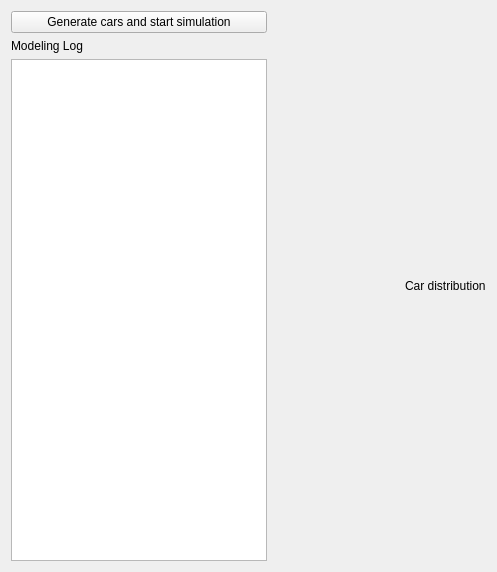
<?xml version="1.0" encoding="UTF-8"?>
<ui version="4.0">
 <class>Widget</class>
 <widget class="QWidget" name="Widget">
  <property name="geometry">
   <rect>
    <x>0</x>
    <y>0</y>
    <width>497</width>
    <height>572</height>
   </rect>
  </property>
  <property name="windowTitle">
   <string>Widget</string>
  </property>
  <layout class="QGridLayout" name="gridLayout">
   <item row="0" column="2">
    <layout class="QVBoxLayout" name="verticalLayout_2">
     <item>
      <widget class="QLabel" name="label_2">
       <property name="text">
        <string>Car distribution</string>
       </property>
      </widget>
     </item>
    </layout>
   </item>
   <item row="0" column="0">
    <layout class="QVBoxLayout" name="verticalLayout">
     <item>
      <widget class="QPushButton" name="pushButton">
       <property name="text">
        <string>Generate cars and start simulation</string>
       </property>
      </widget>
     </item>
     <item>
      <widget class="QLabel" name="label">
       <property name="text">
        <string>Modeling Log</string>
       </property>
      </widget>
     </item>
     <item>
      <widget class="QListView" name="listView"/>
     </item>
    </layout>
   </item>
   <item row="0" column="1">
    <spacer name="horizontalSpacer">
     <property name="orientation">
      <enum>Qt::Horizontal</enum>
     </property>
     <property name="sizeHint" stdset="0">
      <size>
       <width>40</width>
       <height>20</height>
      </size>
     </property>
    </spacer>
   </item>
  </layout>
 </widget>
 <layoutdefault spacing="6" margin="11"/>
 <resources/>
 <connections/>
</ui>
